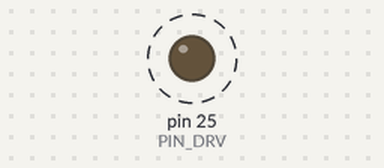
Recording of a program running on a simulated Raspberry Pi (wiringPi pin numbers). On the bench: output pins drawn as LEDs (lit = HIGH). Dashed ring = blinking. Pin numbers are wiringPi numbers.

Above: at 0.5 s.
Timing chart, 0 to 4.6 s (numbered marks = the images above):
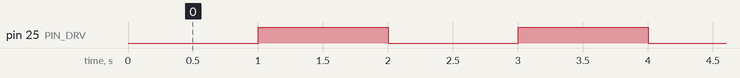

Measured:
- by itself, pin 25 (PIN_DRV): alternates HIGH for 1.0 s and LOW for 1.0 s

The program:

relay.py
```python
# Seengreat Relay HAT demo
# Relay HAT --> Raspberry Pi
#      VCC --> 3.3V
#      GND --> GND
#      DRV --> P25(wiringPi number)
# Author(s):Andy Li from Seengreat

import time
import wiringpi as wpi

PIN_DRV = 25  # GPIO.25 in wiringPi encode


wpi.wiringPiSetup()
wpi.pinMode(PIN_DRV,wpi.OUTPUT)
while True:
    wpi.digitalWrite(PIN_DRV,wpi.LOW) # Relay NO state
    time.sleep(1)
    wpi.digitalWrite(PIN_DRV,wpi.HIGH) # Relay NC state
    time.sleep(1)        
```
